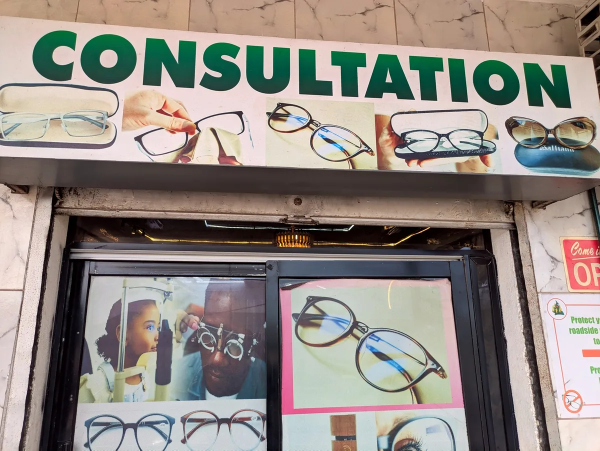
#> input picture hosting/previews/dmoptic/cabinet-enseigne.webp, 1200 x 901 px, given in place of cabinet-interieur.webp, which was not available (shown at 1/2 size)
$ python make_dmoptic_tiktok.py
#> lines starting #> are read from the running program, lines starting #| are printed output that depends on the picture; pictures that were not available may be replaced by others from this repository, and a replacement may not be noted
# -*- coding: utf-8 -*-
"""DM Optique — TikTok n°1 v2 « 20 minutes d'écran » — moteur de rendu.

1080x1920, 30 fps, 23 s, sans visage, à partir des photos réelles du dépôt.
Rendu PIL image par image -> pipe ffmpeg (imageio-ffmpeg). Aucune retouche de produit :
le fond crème uni des fiches montures est *étendu* (couleur échantillonnée aux bords),
la monture elle-même n'est jamais modifiée.

Usage :
    python3 tools/record/make_dmoptic_tiktok.py --out <fichier.mp4> [--voice <audio>]
    python3 tools/record/make_dmoptic_tiktok.py --preview <dossier>   # 6 PNG de contrôle

Le portique `tools/qa/audit_video_motion.py` doit passer (0 fenêtre figée) avant livraison.
"""
import argparse
import os
import re
import subprocess
import sys

import imageio_ffmpeg
from PIL import Image, ImageDraw, ImageEnhance, ImageFilter, ImageFont

ROOT = os.path.dirname(os.path.dirname(os.path.dirname(os.path.abspath(__file__))))
SITE = os.path.join(ROOT, "hosting", "previews", "dmoptic")
FONTS = os.path.join(ROOT, "clients", "dm-optic", "content", "month1", "w1", "assets", "fonts")

W, H, FPS = 1080, 1920, 30
DUR = 23.0

# --- palette du site (index.html : variables CSS) -------------------------------
BRAND = (26, 63, 134)      # --brand #1A3F86
INK = (12, 21, 36)         # --ink   #0C1524
NIGHT = (10, 18, 32)       # --night #0A1220
PAPER = (238, 241, 245)    # --paper #EEF1F5
EMBER = (224, 112, 58)     # --ember #E0703A
WA = (11, 122, 62)         # --wa    #0B7A3E
CREAM = (250, 248, 242)

F_TITLE = os.path.join(FONTS, "schibsted-grotesk-latin-700-normal.ttf")
F_HEAD = os.path.join(FONTS, "schibsted-grotesk-latin-500-normal.ttf")
F_BODY = os.path.join(FONTS, "ibm-plex-sans-latin-400-normal.ttf")
F_MONO = os.path.join(FONTS, "ibm-plex-mono-latin-600-normal.ttf")


def font(path, size):
    return ImageFont.truetype(path, size)


# --- plan de montage ------------------------------------------------------------
# (début, fin, type, source, mov) ; mov = (zoom, pan_x) amplitudes sur le plan
BEATS = [
    # (début, fin, type, source, zoom, pan_x, drift_y)
    (0.0, 3.2, "interior", "cabinet-interieur.webp", 0.16, 0.55, -0.40),
    (3.2, 7.0, "product", "montures/monture-f01.webp", 0.14, 0.0, 0.45),
    (7.0, 11.5, "interior", "cabinet-hero-1080.webp", 0.16, -0.55, 0.40),
    (11.5, 15.5, "product", "montures/monture-f24.webp", 0.15, 0.35, -0.45),
    (15.5, 19.5, "product", "montures/monture-h08.webp", 0.14, -0.35, 0.45),
]

# sous-titres (identiques au .srt livré) : (début, fin, texte, taille)
SUBS = [
    (0.0, 3.2, "Vingt minutes d'écran.", 92),
    (3.2, 7.0, "Puis vingt secondes,\nà six mètres.", 84),
    (7.0, 11.5, "Vos yeux passent la journée\nà quarante centimètres.", 72),
    (11.5, 15.5, "Ce n'est pas un traitement.\nC'est une pause.", 78),
    (15.5, 19.5, "Si ça reste flou,\nce n'est plus une question de pause :\nvenez faire mesurer.", 62),
]


def ease(t):
    t = max(0.0, min(1.0, t))
    return 1 - (1 - t) ** 3


def sample_bg(im):
    """Couleur du fond : moyenne des 4 coins (les fiches montures ont un fond uni)."""
    w, h = im.size
    pts = [(2, 2), (w - 3, 2), (2, h - 3), (w - 3, h - 3)]
    px = [im.getpixel(p) for p in pts]
    px = [p[:3] for p in px]
    return tuple(sum(c[i] for c in px) // len(px) for i in range(3))


def master_interior(path, up=1.25, fx=0.5):
    """Photo paysage -> 9:16 par recadrage couvrant (aucune bande floue, aucun étirement).
    fx = ancrage horizontal du recadrage (0 = gauche, 1 = droite) : évite de couper du texte."""
#> called with up = 1.25, fx = 0.3
    src = Image.open(path).convert("RGB")
#> src is the input picture: PIL image 1200x901 RGB; mean R, G, B 146, 138.5, 131.9
    cw, ch = int(W * up), int(H * up)
    s = max(cw / src.width, ch / src.height)
#> s = 2.66
    big = src.resize((max(int(src.width * s), cw), max(int(src.height * s), ch)), Image.LANCZOS)
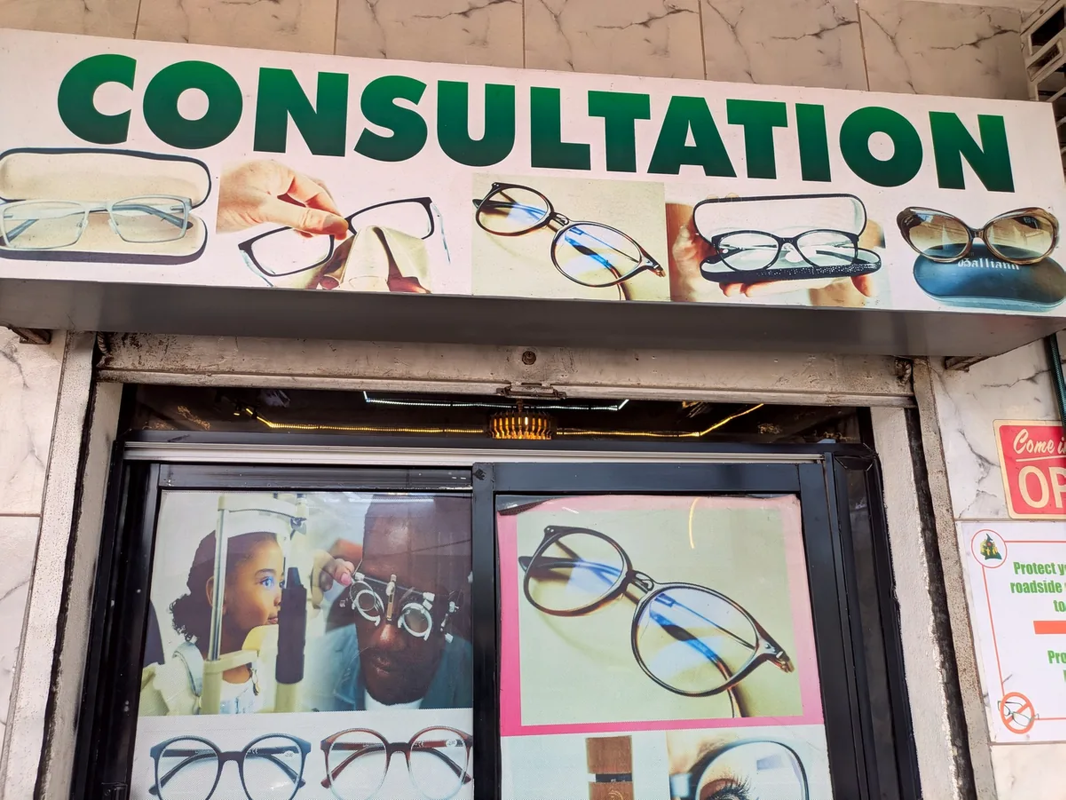
#> big: PIL image 3196x2400 RGB (shown at 1/3 size); mean R, G, B 146, 138.5, 131.9
    left = int((big.width - cw) * fx)
#> left = 553
    top = (big.height - ch) // 2
#> top = 0
    out = big.crop((left, top, left + cw, top + ch))
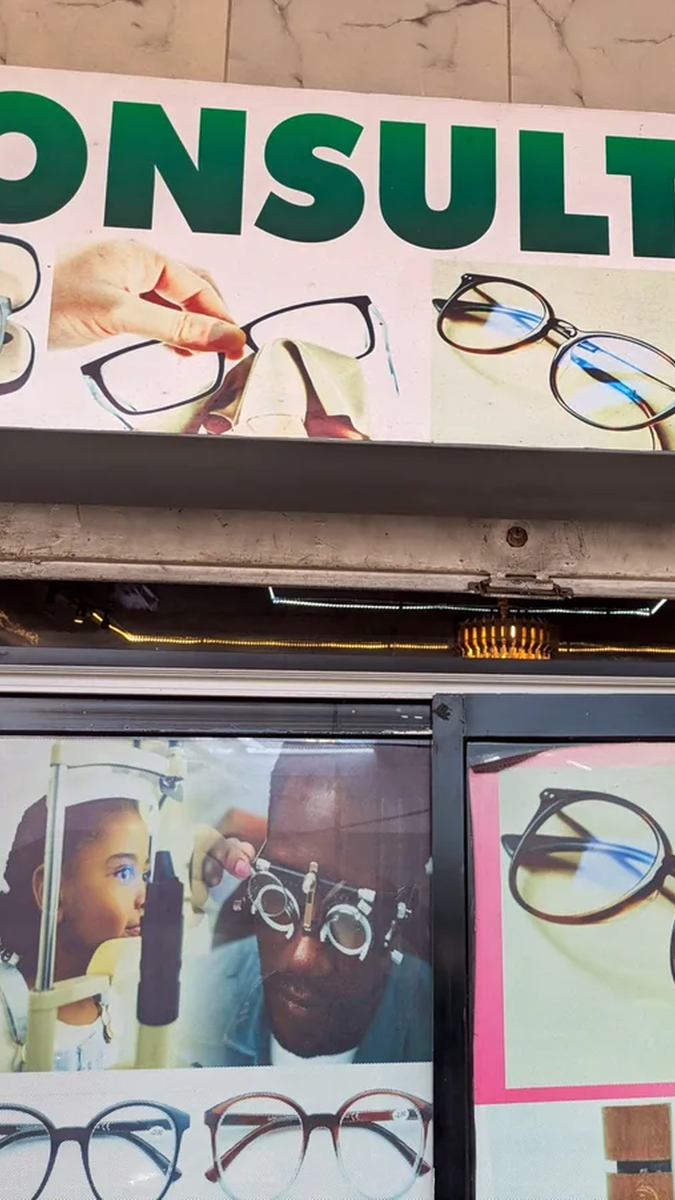
#> out: PIL image 1350x2400 RGB (shown at 1/2 size); mean R, G, B 144.6, 138.1, 132.6
    return out.filter(ImageFilter.UnsharpMask(radius=2, percent=55, threshold=3))


def tight_crop(src, bgcol, pad=0.05):
    """Boîte englobante du produit sur fond uni — cadrage, pas retouche."""
    small = src.resize((src.width // 4, src.height // 4))
    px = small.load()
    w, h = small.size
    xs, ys = [], []
    for y in range(h):
        for x in range(w):
            r, g, b = px[x, y]
            if abs(r - bgcol[0]) + abs(g - bgcol[1]) + abs(b - bgcol[2]) > 44:
                xs.append(x); ys.append(y)
    if not xs:
        return src
    x0, x1 = min(xs) * 4, (max(xs) + 1) * 4
    y0, y1 = min(ys) * 4, (max(ys) + 1) * 4
    mx = int((x1 - x0) * pad); my = int((y1 - y0) * pad)
    return src.crop((max(0, x0 - mx), max(0, y0 - my),
                     min(src.width, x1 + mx), min(src.height, y1 + my)))


def master_product(path, up=1.25):
    """Fiche monture -> carte crème sur fond nuit. Le produit n'est ni retouché ni déformé."""
    src = Image.open(path).convert("RGB")
    bgcol = sample_bg(src)
    prod = tight_crop(src, bgcol)
    cw, ch = int(W * up), int(H * up)

    canvas = Image.new("RGB", (cw, ch), NIGHT)
    # dégradé vertical très doux : le fond n'est jamais plat
    grad = Image.new("L", (1, ch))
    for i in range(ch):
        grad.putpixel((0, i), int(26 * (i / ch)))
    gm = Image.new("RGB", (cw, ch), (18, 34, 62))
    canvas = Image.composite(gm, canvas, grad.resize((cw, ch)))

    card_w = int(cw * 0.84)
    card_h = int(ch * 0.50)
    card_x = (cw - card_w) // 2
    card_y = int(ch * 0.145)

    shadow = Image.new("RGBA", (cw, ch), (0, 0, 0, 0))
    sd = ImageDraw.Draw(shadow)
    sd.rounded_rectangle((card_x + 10, card_y + 18, card_x + card_w + 10, card_y + card_h + 18),
                         radius=42, fill=(0, 0, 0, 130))
    shadow = shadow.filter(ImageFilter.GaussianBlur(26))
    canvas = Image.alpha_composite(canvas.convert("RGBA"), shadow).convert("RGB")

    d = ImageDraw.Draw(canvas)
    d.rounded_rectangle((card_x, card_y, card_x + card_w, card_y + card_h), radius=42, fill=bgcol)

    inner_w, inner_h = int(card_w * 0.90), int(card_h * 0.86)
    sc = min(inner_w / prod.width, inner_h / prod.height)
    pw, ph = max(1, int(prod.width * sc)), max(1, int(prod.height * sc))
    prod = prod.resize((pw, ph), Image.LANCZOS)
    prod = prod.filter(ImageFilter.UnsharpMask(radius=2, percent=60, threshold=3))
    canvas.paste(prod, (card_x + (card_w - pw) // 2, card_y + (card_h - ph) // 2))
    return canvas


def reveal(t, start, dur=0.55):
    return ease((t - start) / dur)


# [151 lines left out: functions draw_band, fit_size, draw_sub, end_card, crop_window, frame, not called in this run]


MASTERS = {}
# ancrage du recadrage 9:16 des photos du cabinet (0 = gauche) — évite de couper le poster
FOCUS = {"cabinet-interieur.webp": 0.30, "cabinet-hero-1080.webp": 0.34}


# [32 lines left out: functions probe_duration, make_cover, not called in this run]


def main():
    ap = argparse.ArgumentParser()
    ap.add_argument("--out", default=os.path.join(ROOT, "clients", "dm-optic", "content",
                                                 "month1", "w1", "tiktok-01-v2.mp4"))
    ap.add_argument("--voice", default=None, help="fichier audio à coller sur la vidéo")
    ap.add_argument("--preview", default=None, help="dossier où écrire 6 PNG de contrôle")
    ap.add_argument("--cover", default=None, help="chemin d'une couverture 1080x1920 (JPG)")
    ap.add_argument("--start", type=float, default=0.0)
    ap.add_argument("--end", type=float, default=DUR)
    args = ap.parse_args()

    for (_, _, kind, src, _, _, _) in BEATS:
        path = os.path.join(SITE, src)
        fx = FOCUS.get(src, 0.5)
        MASTERS[src] = master_interior(path, fx=fx) if kind == "interior" else master_product(path)
#> pass 2 of the loop in main, `for (_, _, kind, src, _, _, _) in BEATS:`:
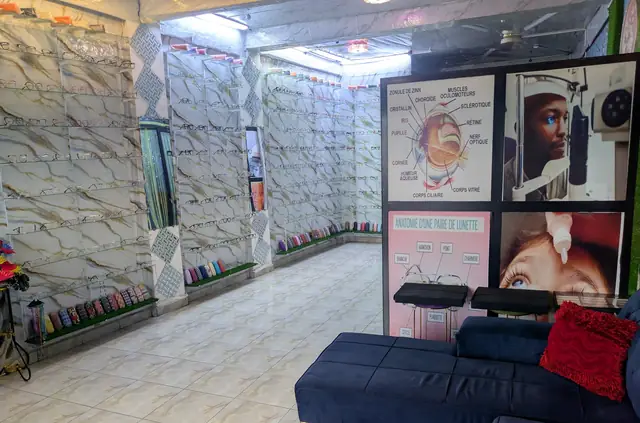
#> input picture hosting/previews/dmoptic/cabinet-hero-640.webp, 640 x 423 px, given in place of monture-f01.webp, which was not available
#> in master_product, src is the input picture: PIL image 640x423 RGB; mean R, G, B 121.7, 119.8, 124.1
#> px = [(225, 159, 104), (74, 65, 52), (157, 148, 133), (5, 9, 23)]
#> bgcol = (115, 95, 78)
#> in tight_crop, `small = src.resize((src.width // 4, src.height // 4))`:
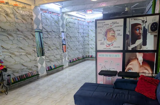
#> small: PIL image 160x105 RGB; mean R, G, B 121.7, 119.8, 124.1
#> after the loop in tight_crop, `for y in range(h):`: xs = 16174 values, max 159 at index 155, min 0 at index 0, mean 79.59; ys = 16174 values from 0 to 104
#> x0 = 0; x1 = 640
#> y0 = 0; y1 = 420
#> mx = 32
#> my = 21
#> in master_product, `canvas.paste(prod, (card_x + (card_w - pw) // 2, card_y + (card_h - ph..`:
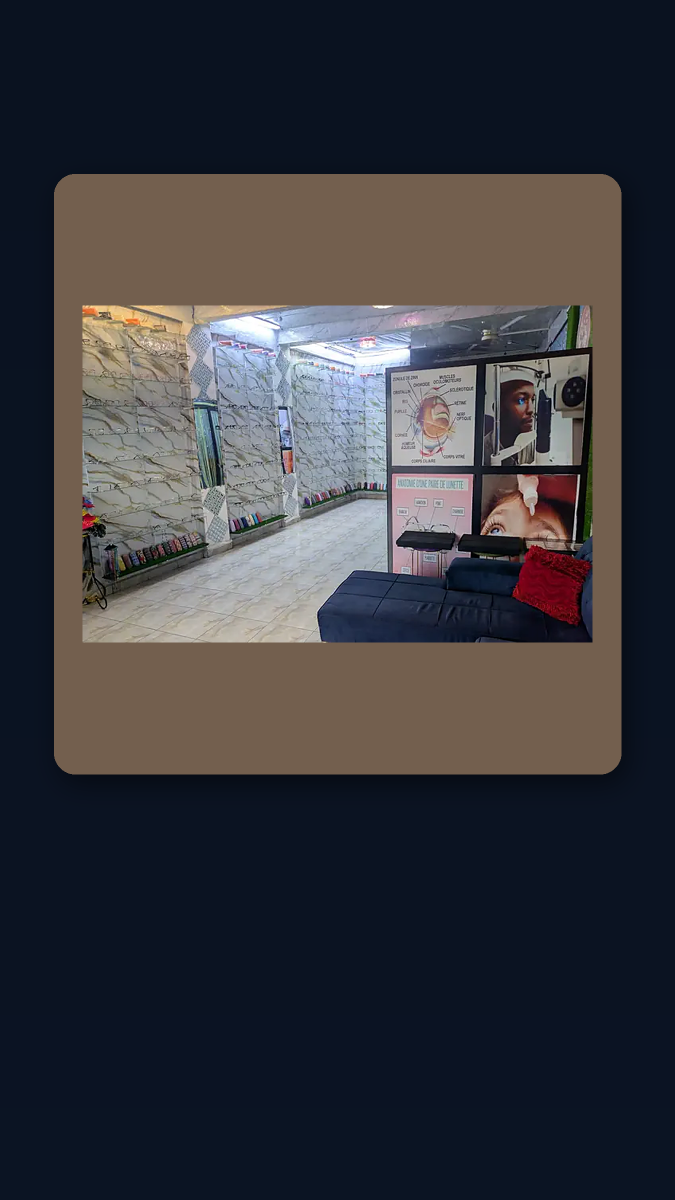
#> canvas: PIL image 1350x2400 RGB (shown at 1/2 size); mean R, G, B 55.8, 56, 61.8

    if args.cover:
        make_cover().save(args.cover, quality=92, optimize=True)
        print("cover ->", args.cover)
        return 0

    if args.preview:
        os.makedirs(args.preview, exist_ok=True)
        for t in (1.2, 4.5, 9.0, 13.0, 17.0, 21.0):
            frame(int(t * FPS)).save(os.path.join(args.preview, "frame-%05.1fs.png" % t))
        print("preview ->", args.preview)
        return 0

    ffmpeg = imageio_ffmpeg.get_ffmpeg_exe()
    tmp = args.out + ".silent.mp4"
    cmd = [ffmpeg, "-y", "-v", "error",
           "-f", "rawvideo", "-pix_fmt", "rgb24", "-s", "%dx%d" % (W, H),
           "-r", str(FPS), "-i", "pipe:0",
           "-an", "-c:v", "libx264", "-preset", "medium", "-crf", "20",
           "-pix_fmt", "yuv420p", "-movflags", "+faststart", tmp]
    proc = subprocess.Popen(cmd, stdin=subprocess.PIPE)
    n0, n1 = int(args.start * FPS), int(args.end * FPS)
    for i in range(n0, n1):
        proc.stdin.write(frame(i).tobytes())
        if i % 60 == 0:
            sys.stderr.write("\r%d/%d" % (i - n0, n1 - n0))
    proc.stdin.close()
    proc.wait()
    sys.stderr.write("\n")

    if args.voice:
        # la voix est calée sur la durée du montage : léger ralentissement (<=10 %,
        # inaudible) puis silence de fin. Jamais "-shortest" : il couperait le carton final
        # qui porte le numéro WhatsApp.
        dur_voice = probe_duration(ffmpeg, args.voice)
        tempo = max(0.85, min(1.0, (DUR - 0.6) / max(0.1, dur_voice)))
        cmd2 = [ffmpeg, "-y", "-v", "error", "-i", tmp, "-i", args.voice,
                "-filter_complex", "[1:a]atempo=%.4f,apad[a]" % tempo,
                "-map", "0:v:0", "-map", "[a]",
                "-c:v", "copy", "-c:a", "aac", "-b:a", "128k", "-t", "%.2f" % DUR,
                "-movflags", "+faststart", args.out]
        subprocess.run(cmd2, check=True)
        os.remove(tmp)
    else:
        os.replace(tmp, args.out)
    print("ok ->", args.out)
    return 0


if __name__ == "__main__":
#> (the run stopped early here; a loop or call above may not have finished)
